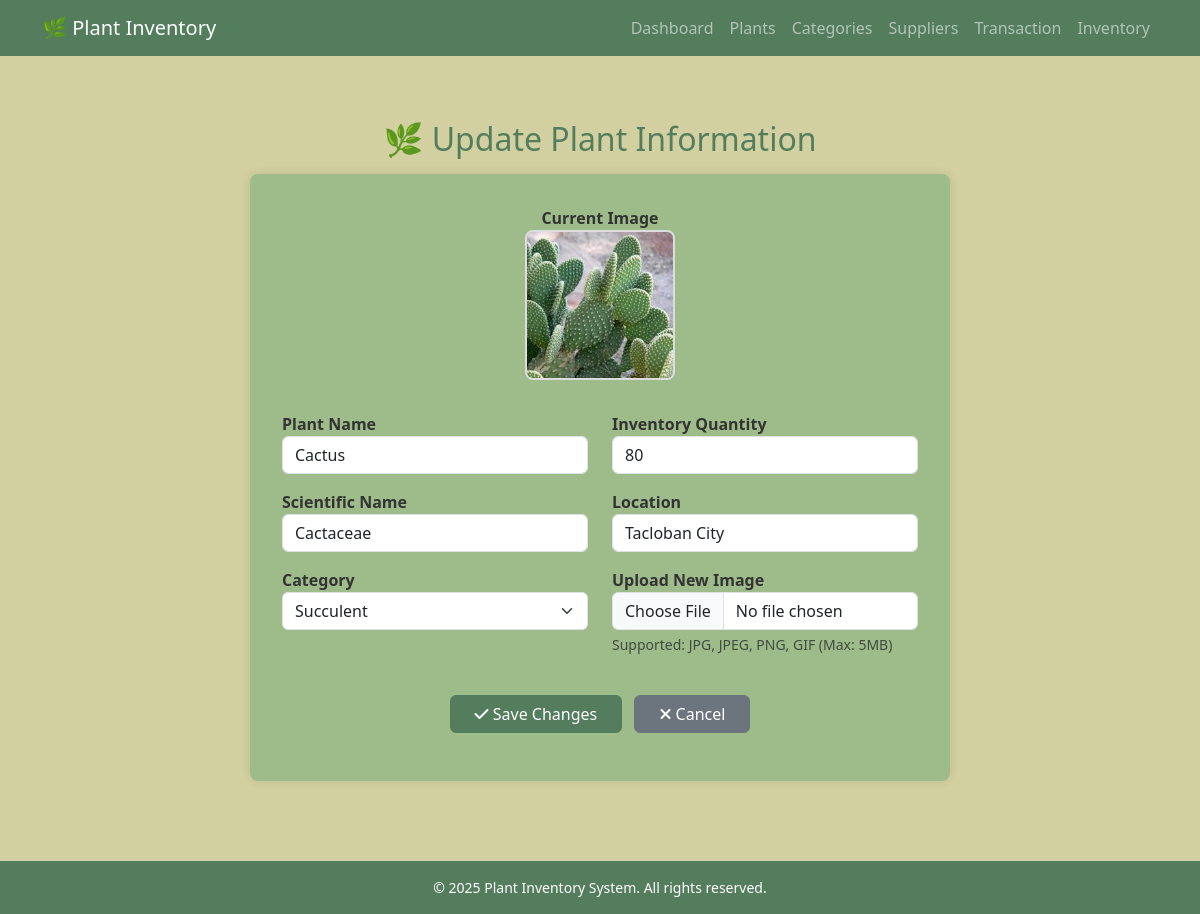
/edit_plants.php?id=14 (signed in), run on the app's committed database.
### tables this page shows
CREATE TABLE `plants` (
  `PlantID` int(11) NOT NULL,
  `Name` varchar(255) NOT NULL,
  `ScientificName` varchar(255) NOT NULL,
  `Location` varchar(255) NOT NULL,
  `LastUpdated` datetime NOT NULL DEFAULT current_timestamp(),
  `ImagePath` longblob NOT NULL,
  `category_id` int(11) DEFAULT NULL
);

CREATE TABLE `category` (
  `category_id` int(11) NOT NULL,
  `category_name` varchar(50) NOT NULL
);

CREATE TABLE `inventory` (
  `InventoryID` int(11) NOT NULL,
  `PlantID` int(11) NOT NULL,
  `SupplierID` int(11) NOT NULL,
  `inv_quantity` int(11) NOT NULL,
  `LastUpdated` datetime NOT NULL DEFAULT current_timestamp()
);

### edit_plants.php (the view, shortened to what this page needs)
<?php
include 'navbar.php';
include 'auth.php';
$plantID = $_GET['id'];
$sql = "SELECT p.*, c.category_name, inv.inv_quantity, inv.SupplierID
        FROM Plants p
        LEFT JOIN category c ON p.category_id = c.category_id
        LEFT JOIN inventory inv ON p.PlantID = inv.PlantID
        WHERE p.PlantID = ?";
$stmt = $conn->prepare($sql);
$stmt->bind_param("i", $plantID);
$stmt->execute();
$result = $stmt->get_result();
$plant = $result->fetch_assoc();
$categorySql = "SELECT category_id, category_name FROM category ORDER BY category_name";
$categoryResult = $conn->query($categorySql);
$categories = [];
if ($categoryResult) {
    while ($row = $categoryResult->fetch_assoc()) {
        $categories[] = $row;
    }
}
?>
<!DOCTYPE html>
<html lang="en">
<head>
  <link href="https://cdn.jsdelivr.net/npm/bootstrap@5.3.0/dist/css/bootstrap.min.css" rel="stylesheet">
  <link rel="stylesheet" href="https://cdnjs.cloudflare.com/ajax/libs/font-awesome/6.5.0/css/all.min.css">
</head>
<body>
<div class="container-main">
  <h2>🌿 Update Plant Information</h2>
  <div class="form-container">
    <div class="image-section">
      <label>Current Image</label><br>
      <?php
        $currentImage = !empty($plant['ImagePath']) ? $plant['ImagePath'] : '';
        if (!empty($currentImage)): ?>
          <img id="currentImage" src="<?= htmlspecialchars($currentImage) ?>" class="current-image" alt="Current Image"
            onerror="this.style.display='none'; document.getElementById('noImagePlaceholder').style.display='flex';">
      <?php else: ?>
          <div class="no-image">No Image Available</div>
      <?php endif; ?>
    </div>
    <form action="edit_plants.php?id=<?= $plantID ?>" method="POST" enctype="multipart/form-data">
      <div class="row">
        <div class="col-md-6">
          <div class="mb-3">
            <label>Plant Name</label>
            <input type="text" class="form-control" name="name" value="<?= htmlspecialchars($plant['Name']) ?>" required>
          </div>
          <div class="mb-3">
            <label>Scientific Name</label>
            <input type="text" class="form-control" name="scientific_name" value="<?= htmlspecialchars($plant['ScientificName']) ?>" required>
          </div>
          <div class="mb-3">
            <label>Category</label>
            <select class="form-select" name="category_id" required>
              <?php foreach ($categories as $category): ?>
                <option value="<?= htmlspecialchars($category['category_id']) ?>" <?= $plant['category_id'] == $category['category_id'] ? 'selected' : '' ?>>
                  <?= htmlspecialchars($category['category_name']) ?>
                </option>
              <?php endforeach; ?>
            </select>
          </div>
        </div>
        <div class="col-md-6">
          <div class="mb-3">
            <label>Inventory Quantity</label>
            <input type="number" class="form-control" name="inv_quantity" value="<?= htmlspecialchars($plant['inv_quantity']) ?>" min="0" required>
          </div>
          <div class="mb-3">
            <label>Location</label>
            <input type="text" class="form-control" name="location" value="<?= htmlspecialchars($plant['Location']) ?>" required>
          </div>
          <div class="mb-3">
            <label>Upload New Image</label>
            <input type="file" class="form-control" name="plant_image" accept="image/*">
            <div class="form-text">Supported: JPG, JPEG, PNG, GIF (Max: 5MB)</div>
          </div>
        </div>
      </div>
      <div class="row">
          <div class="col-12 text-center mt-4">
              <button type="submit" class="btn btn-success me-2 px-4"><i class="fa-solid fa-check"></i> Save Changes</button>
              <button type="button" class="btn btn-secondary px-4" onclick="window.location.href='plants.php'"><i class="fa-solid fa-xmark"></i> Cancel</button>
          </div>
      </div>
    </form>
  </div>
</div>
<?php include 'footer.php'; ?>
</body>
</html>

### edit_plants.php (style rules this page uses)
:root { --primary-dark-green: #537D5D; --primary-green: #73946B; --secondary-light-green: #9EBC8A; --accent-beige: #D2D0A0; }
body { background-color: var(--accent-beige); font-family: 'Segoe UI', sans-serif; margin: 0; }
h2 { color: var(--primary-dark-green); text-align: center; margin: 2rem 0 1rem; }
.container-main { padding: 2rem; }
.form-container { background-color: var(--secondary-light-green); border-radius: 8px; padding: 2rem; max-width: 700px; margin: auto; box-shadow: 0 0 10px rgba(0,0,0,0.1); }
label { font-weight: 600; color: #333; }
.btn-success { background-color: var(--primary-dark-green); border-color: var(--primary-dark-green); }
.image-section { text-align: center; margin-bottom: 2rem; }
.current-image, .no-image { max-width: 150px; height: 150px; border-radius: 8px; border: 2px solid #ddd; object-fit: cover; }

### data on the page
plants: ImagePath (picture), name "Cactus", scientific_name "Cactaceae", category_id "Succulent", inv_quantity "80", location "Tacloban City"
